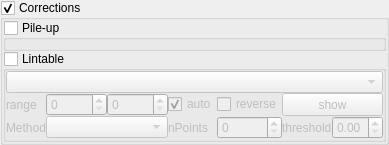
<?xml version="1.0" encoding="UTF-8"?>
<ui version="4.0">
 <class>Form</class>
 <widget class="QWidget" name="Form">
  <property name="geometry">
   <rect>
    <x>0</x>
    <y>0</y>
    <width>345</width>
    <height>135</height>
   </rect>
  </property>
  <property name="windowTitle">
   <string>Form</string>
  </property>
  <layout class="QVBoxLayout" name="verticalLayout">
   <property name="spacing">
    <number>0</number>
   </property>
   <property name="margin">
    <number>0</number>
   </property>
   <item>
    <widget class="QGroupBox" name="groupBox">
     <property name="autoFillBackground">
      <bool>false</bool>
     </property>
     <property name="title">
      <string>Corrections</string>
     </property>
     <property name="flat">
      <bool>false</bool>
     </property>
     <property name="checkable">
      <bool>true</bool>
     </property>
     <layout class="QVBoxLayout" name="verticalLayout_2">
      <property name="spacing">
       <number>0</number>
      </property>
      <property name="margin">
       <number>0</number>
      </property>
      <item>
       <widget class="QGroupBox" name="groupBox_3">
        <property name="toolTip">
         <string>This corrects the pile-up given the &quot;number of
excitation pulses&quot; and the decay shape. To 
correct this you need the measurement time
in seconds and the dead time of the instrument
in nanoseconds.

Based on that the live time and the number of
excitation pulses is calculated

Coates, P.B., A fluorimetric attachment for an
atomic-absorption spectrophotometer
1968 J. Phys. E: Sci. Instrum. 1 878</string>
        </property>
        <property name="title">
         <string>Pile-up</string>
        </property>
        <property name="checkable">
         <bool>true</bool>
        </property>
        <property name="checked">
         <bool>false</bool>
        </property>
        <layout class="QVBoxLayout" name="verticalLayout_3">
         <property name="spacing">
          <number>0</number>
         </property>
         <property name="margin">
          <number>0</number>
         </property>
         <item>
          <layout class="QHBoxLayout" name="horizontalLayout_2"/>
         </item>
        </layout>
       </widget>
      </item>
      <item>
       <widget class="QGroupBox" name="groupBox_2">
        <property name="enabled">
         <bool>true</bool>
        </property>
        <property name="toolTip">
         <string>This correction multiplies the model function by the instrumental 
differential non linearity (DNL). The DNL has to be measured in
advance and loaded into ChiSurf as a data set.

The experimental DNL is smoothed by a sliding window average
to reduce the noise. Different window functions may be choosen.
</string>
        </property>
        <property name="title">
         <string>Lintable</string>
        </property>
        <property name="checkable">
         <bool>true</bool>
        </property>
        <property name="checked">
         <bool>false</bool>
        </property>
        <layout class="QGridLayout" name="gridLayout_2">
         <property name="margin">
          <number>0</number>
         </property>
         <property name="spacing">
          <number>0</number>
         </property>
         <item row="4" column="4">
          <widget class="QCheckBox" name="checkBox_3">
           <property name="text">
            <string>auto</string>
           </property>
           <property name="checked">
            <bool>true</bool>
           </property>
          </widget>
         </item>
         <item row="5" column="0">
          <widget class="QLabel" name="label">
           <property name="text">
            <string>Method</string>
           </property>
          </widget>
         </item>
         <item row="5" column="2" colspan="2">
          <widget class="QComboBox" name="comboBox">
           <property name="sizePolicy">
            <sizepolicy hsizetype="Minimum" vsizetype="Fixed">
             <horstretch>0</horstretch>
             <verstretch>0</verstretch>
            </sizepolicy>
           </property>
          </widget>
         </item>
         <item row="5" column="5">
          <widget class="QSpinBox" name="spinBox_3">
           <property name="maximum">
            <number>999</number>
           </property>
          </widget>
         </item>
         <item row="4" column="0">
          <widget class="QLabel" name="label_6">
           <property name="toolTip">
            <string>This defines the range of the correction. Outside of the 
correction range the model is simply multiplied by one.
Inside the correction range the model is multiplied by the
smoothed DNL.</string>
           </property>
           <property name="text">
            <string>range</string>
           </property>
          </widget>
         </item>
         <item row="5" column="6">
          <widget class="QLabel" name="label_5">
           <property name="text">
            <string>threshold</string>
           </property>
          </widget>
         </item>
         <item row="4" column="2" colspan="2">
          <layout class="QHBoxLayout" name="horizontalLayout">
           <property name="spacing">
            <number>0</number>
           </property>
           <item>
            <widget class="QSpinBox" name="spinBox">
             <property name="toolTip">
              <string/>
             </property>
             <property name="maximum">
              <number>99999</number>
             </property>
            </widget>
           </item>
           <item>
            <widget class="QSpinBox" name="spinBox_2">
             <property name="maximum">
              <number>99999</number>
             </property>
            </widget>
           </item>
          </layout>
         </item>
         <item row="5" column="7" colspan="3">
          <widget class="QDoubleSpinBox" name="doubleSpinBox">
           <property name="maximum">
            <double>1.000000000000000</double>
           </property>
           <property name="singleStep">
            <double>0.050000000000000</double>
           </property>
          </widget>
         </item>
         <item row="5" column="4">
          <widget class="QLabel" name="label_4">
           <property name="text">
            <string>nPoints</string>
           </property>
          </widget>
         </item>
         <item row="4" column="6" colspan="4">
          <widget class="QPushButton" name="pushButton_2">
           <property name="sizePolicy">
            <sizepolicy hsizetype="Minimum" vsizetype="Minimum">
             <horstretch>0</horstretch>
             <verstretch>0</verstretch>
            </sizepolicy>
           </property>
           <property name="text">
            <string>show</string>
           </property>
          </widget>
         </item>
         <item row="4" column="5">
          <widget class="QCheckBox" name="checkBox_2">
           <property name="sizePolicy">
            <sizepolicy hsizetype="Fixed" vsizetype="Fixed">
             <horstretch>0</horstretch>
             <verstretch>0</verstretch>
            </sizepolicy>
           </property>
           <property name="text">
            <string>reverse</string>
           </property>
          </widget>
         </item>
         <item row="0" column="0" colspan="10">
          <widget class="QComboBox" name="comboBox_2"/>
         </item>
        </layout>
       </widget>
      </item>
     </layout>
    </widget>
   </item>
  </layout>
 </widget>
 <resources/>
 <connections>
  <connection>
   <sender>groupBox</sender>
   <signal>toggled(bool)</signal>
   <receiver>groupBox_2</receiver>
   <slot>setVisible(bool)</slot>
   <hints>
    <hint type="sourcelabel">
     <x>154</x>
     <y>62</y>
    </hint>
    <hint type="destinationlabel">
     <x>154</x>
     <y>69</y>
    </hint>
   </hints>
  </connection>
  <connection>
   <sender>checkBox_3</sender>
   <signal>toggled(bool)</signal>
   <receiver>spinBox</receiver>
   <slot>setDisabled(bool)</slot>
   <hints>
    <hint type="sourcelabel">
     <x>242</x>
     <y>60</y>
    </hint>
    <hint type="destinationlabel">
     <x>62</x>
     <y>60</y>
    </hint>
   </hints>
  </connection>
  <connection>
   <sender>checkBox_3</sender>
   <signal>toggled(bool)</signal>
   <receiver>spinBox_2</receiver>
   <slot>setDisabled(bool)</slot>
   <hints>
    <hint type="sourcelabel">
     <x>242</x>
     <y>60</y>
    </hint>
    <hint type="destinationlabel">
     <x>170</x>
     <y>60</y>
    </hint>
   </hints>
  </connection>
  <connection>
   <sender>groupBox</sender>
   <signal>toggled(bool)</signal>
   <receiver>groupBox_3</receiver>
   <slot>setVisible(bool)</slot>
   <hints>
    <hint type="sourcelabel">
     <x>172</x>
     <y>67</y>
    </hint>
    <hint type="destinationlabel">
     <x>172</x>
     <y>34</y>
    </hint>
   </hints>
  </connection>
 </connections>
</ui>
